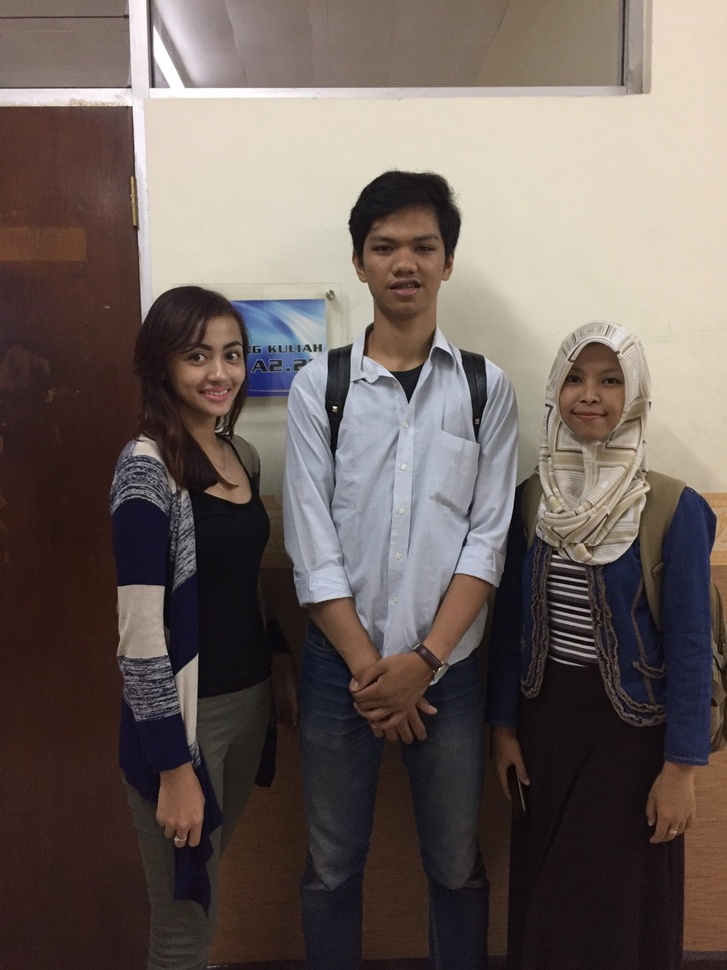
%> input picture foto.jpg, 727 x 970 px, shrunk from 1108 x 1478 before the run
$ octave Citra_Abu.m   (GNU Octave 9; MATLAB toolbox functions it lacks are replaced by stand-ins)
%> lines starting %> are read from the running program, lines starting %| are printed output that depends on the picture
%memanggil image
image = imread('foto.jpg');
%> image is the input picture: size 970x727x3 uint8; mean R, G, B 107.3, 95.6, 90.9

%mendapatkan komponen RGB
R = image (:,:,1); %mendapatkan komponen R
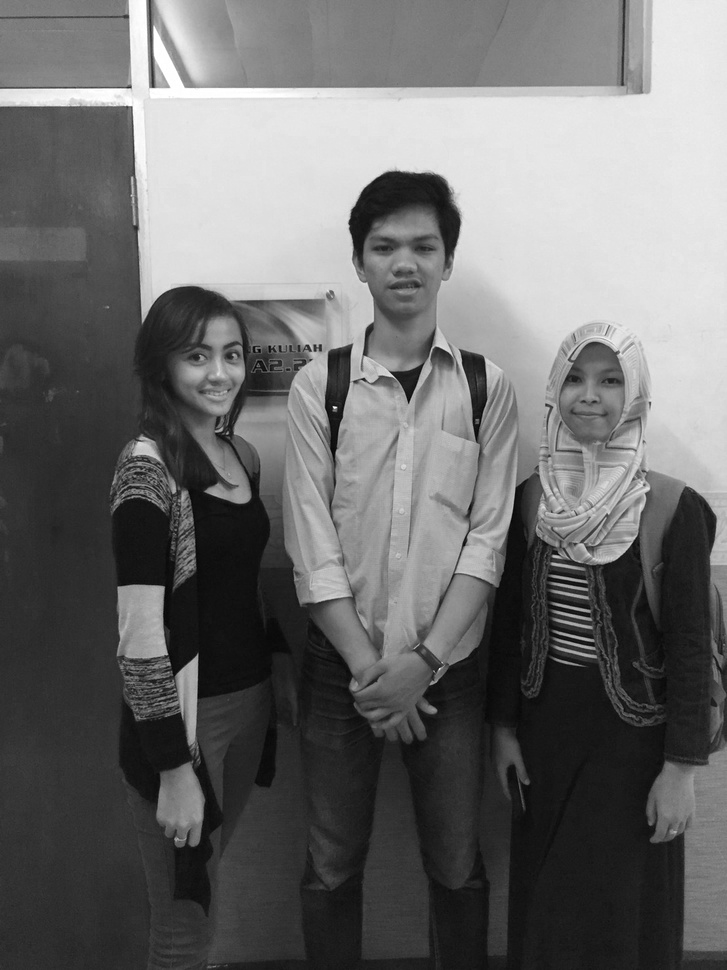
%> R: size 970x727 uint8; min 0, max 255, mean 107.3
G = image (:,:,2); %mendapatkan komponen G
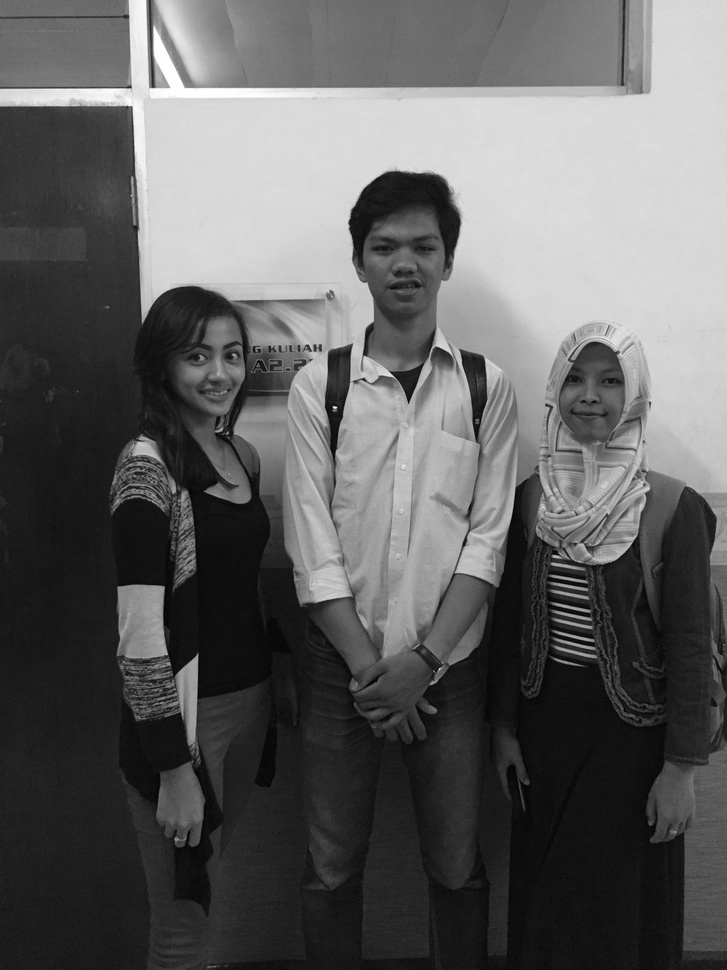
%> G: size 970x727 uint8; min 0, max 255, mean 95.6
B = image (:,:,3); %mendapatkan komponen B
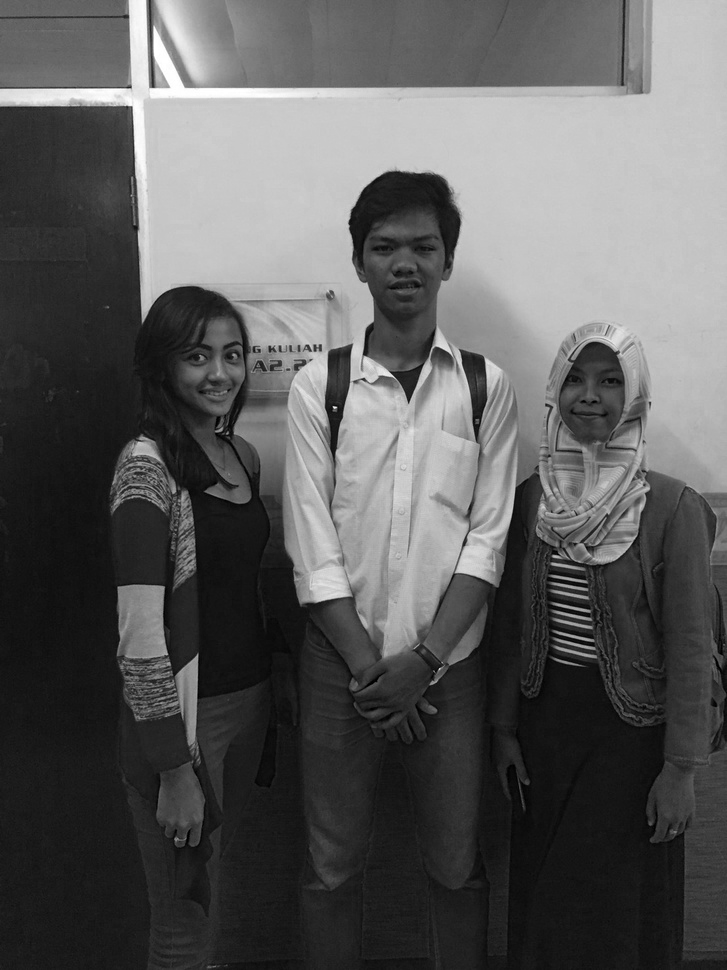
%> B: size 970x727 uint8; min 0, max 255, mean 90.9

%konversi citra berwarna ke citra keabuan
gray = 0.3*R + 0.6*G + 0.1*B;

%menampilkan citra keabuan
imshow(gray);title('Citra Keabuan');
